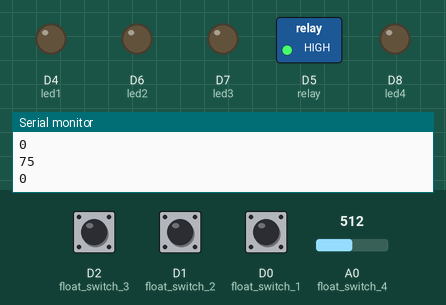
This sketch was run on a simulated ESP8266 (NodeMCU). On the bench: switched loads named in the sketch (green lamp = pin HIGH), output pins drawn as LEDs (lit = HIGH), the last lines printed to the serial monitor. The test bench sets the inputs (shaded band); at power-on: A0 (float_switch_4) = 512, D2 (float_switch_3) HIGH, D1 (float_switch_2) HIGH, D0 (float_switch_1) HIGH. WiFi joins after 1.5 s; servers stay silent unless stated.

Above: at 3.0 s.
3.1 s: A0 (float_switch_4) set to 111
5.0 s: A0 (float_switch_4) set to 92
At 6.8 s:
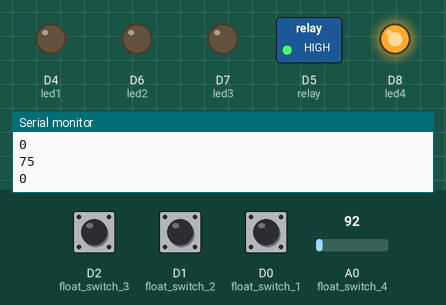
7.3 s: D2 (float_switch_3) pulled LOW for 1.3 s
At 8.4 s:
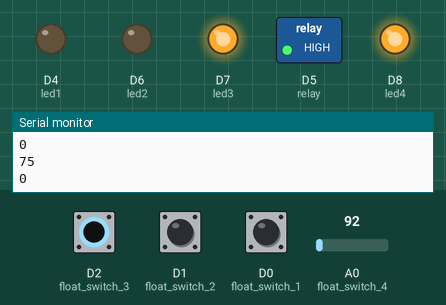
10.3 s: D2 (float_switch_3) pulled LOW for 3.2 s
At 14.4 s:
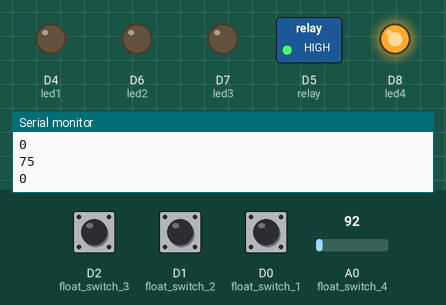
15.3 s: D1 (float_switch_2) pulled LOW for 3.2 s
At 17.1 s:
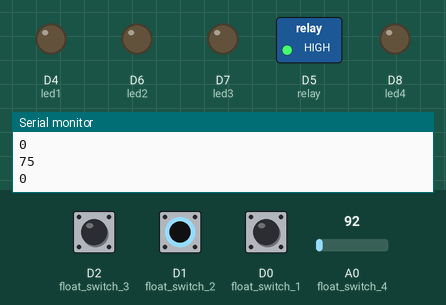
20.3 s: D2 (float_switch_3) driven LOW and D1 (float_switch_2) driven LOW
At 21.1 s:
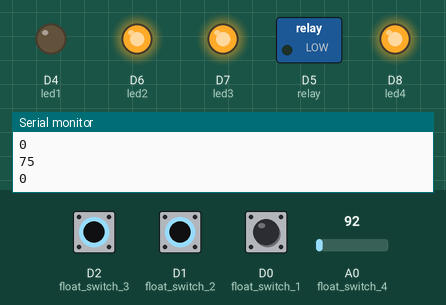
Timing chart, 0 to 23.3 s (numbered marks = the images above; inputs shaded):
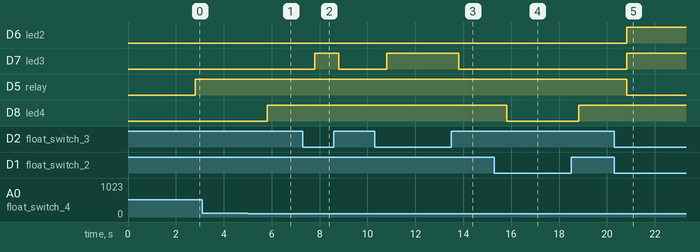

Measured:
- the behaviour switches between 101 and 100 on A0 (float_switch_4) (found by bisection; images 0 and 1)
- after the input at 5.0 s, D8 (led4): LOW → HIGH after 0.81 s
- after the input at 7.3 s, D7 (led3): LOW → HIGH after 0.51 s, → LOW 1.0 s later
- after the input at 10.3 s, D7 (led3): LOW → HIGH after 0.51 s, → LOW 3.0 s later
- after the input at 15.3 s, D8 (led4): HIGH → LOW after 0.51 s, → HIGH 3.0 s later
- after the input at 20.3 s, D6 (led2), D7 (led3): LOW → HIGH after 0.52 s; D5 (relay): HIGH → LOW after 0.52 s

The sketch:

ESP8266_Water_level_indicator.ino
```cpp
/* Comment this out to disable prints and save space */
#define BLYNK_PRINT Serial

/* Fill in information from Blynk Device Info here */
#define BLYNK_TEMPLATE_ID ""
#define BLYNK_TEMPLATE_NAME ""
#define BLYNK_AUTH_TOKEN ""


#include <ESP8266WiFi.h>
#include <BlynkSimpleEsp8266.h>

//Inputs
const int float_switch_1 = D0;
const int float_switch_2 = D1;
const int float_switch_3 = D2;
const int float_switch_4 = A0;

//Outputs
const int led1 = D4;
const int relay = D5;
const int led2 = D6;
const int led3 = D7;
const int led4 = D8;

//Switch variables
int float_switch_1_val = 0;
int float_switch_2_val = 0;
int float_switch_3_val = 0;
int float_switch_4_val = 0;
int gauge_val = 0;
int motor_pump_val = 75;
int initiate = 0;

BlynkTimer timer;


// Your WiFi credentials.
// Set password to "" for open networks.
char ssid[] = "";
char pass[] = "";

BLYNK_CONNECTED(){
  Blynk.syncVirtual(V1, V2);
}

BLYNK_WRITE(V1){
  motor_pump_val = param.asInt();
}

BLYNK_WRITE(V2){
  initiate = param.asInt();
}

void setup()
{
  pinMode(float_switch_1, INPUT);
  pinMode(float_switch_2, INPUT);
  pinMode(float_switch_3, INPUT);
  pinMode(float_switch_4, INPUT);

  pinMode(led1, OUTPUT);
  pinMode(led2, OUTPUT);
  pinMode(led3, OUTPUT);
  pinMode(led4, OUTPUT);
  pinMode(relay, OUTPUT);

  Serial.begin(115200);
  Blynk.begin(BLYNK_AUTH_TOKEN, ssid, pass);
  timer.setInterval(1000L, myTimer);
}

void myTimer(){
  Blynk.virtualWrite(V0, gauge_val);
}

void loop()
{
  Serial.println(motor_pump_val);
  Serial.println(initiate);
  Serial.println();
  delay(1000);

  TellLevel();

  if (initiate == 0){
    if(gauge_val < 75){
      digitalWrite(relay, HIGH);
    }
    else{
      digitalWrite(relay, LOW);
    }
  }
  else{
    if(gauge_val < motor_pump_val){
      digitalWrite(relay, HIGH);
    }
    else{
      digitalWrite(relay, LOW);
    }
  }

  Blynk.run();
  timer.run();
}

void TellLevel(){

  float_switch_1_val = digitalRead(float_switch_1);
  float_switch_2_val = digitalRead(float_switch_2);
  float_switch_3_val = digitalRead(float_switch_3);
  float_switch_4_val = analogRead(float_switch_4);

  if(float_switch_1_val == LOW && float_switch_2_val == LOW && float_switch_3_val == LOW && float_switch_4_val <= 100){

    digitalWrite(led1, HIGH);
    digitalWrite(led2, HIGH);
    digitalWrite(led3, HIGH);
    digitalWrite(led4, HIGH);
    gauge_val = 100;

  }
  else if(float_switch_1_val == HIGH && float_switch_2_val == LOW && float_switch_3_val == LOW && float_switch_4_val <= 100){

    digitalWrite(led1, LOW);
    digitalWrite(led2, HIGH);
    digitalWrite(led3, HIGH);
    digitalWrite(led4, HIGH);
    gauge_val = 75;

  }
  else if(float_switch_1_val == HIGH && float_switch_2_val == HIGH && float_switch_3_val == LOW && float_switch_4_val <= 100){

    digitalWrite(led1, LOW);
    digitalWrite(led2, LOW);
    digitalWrite(led3, HIGH);
    digitalWrite(led4, HIGH);
    gauge_val = 50;

  }
  else if(float_switch_1_val == HIGH && float_switch_2_val == HIGH && float_switch_3_val == HIGH && float_switch_4_val <= 100){
    digitalWrite(led1, LOW);
    digitalWrite(led2, LOW);
    digitalWrite(led3, LOW);
    digitalWrite(led4, HIGH);
    gauge_val = 25;
  }
  else{
    digitalWrite(led1, LOW);
    digitalWrite(led2, LOW);
    digitalWrite(led3, LOW);
    digitalWrite(led4, LOW);
    gauge_val = 0;
  }
}
```
